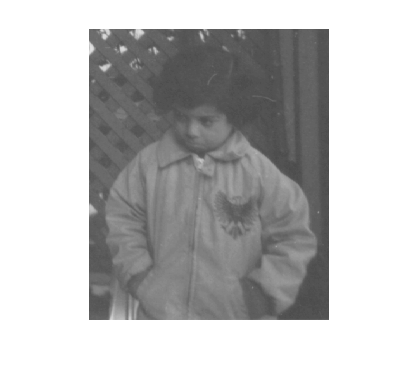
#> input picture foto.png, 420 x 384 px
$ python program.py
#> lines starting #> are read from the running program, lines starting #| are printed output that depends on the picture
import cv2
import numpy as np
import math
import matplotlib.pyplot as plt

foto = cv2.imread("foto.png")
#> foto is the input picture: shape (384, 420, 3); min 74, max 255, mean 192.3

s = foto.shape # fotonun satır-sütun boyutlarını döndürür
#> s = (384, 420, 3)
def Hist(image): #histogram dönüştürücü fonk.
    H = np.zeros(shape=(256,1))#256 sütun, her sütun 1 satırlı, tüm değerler sıfır
    s = foto.shape # fotonun satır-sütun boyutlarını döndürür
#> s = (384, 420, 3)
    for i in range(s[0]): # s[0]satır
        for j in range(s[1]): #s[1] sütun
            k = image[i,j]
            H[k,0] = H[k,0]+1
#> after the loop, H = 256 values, max 91440 at index 255, min 0 at index 0, mean 630
    return H

H = Hist(foto)
plt.plot(H)

x = H.reshape(1,256)
y = np.array([])
y = np.append(y,x[0,0])
#> y = [0]

for i in range(255):
    k = x[0,i+1]+y[i]
    y = np.append(y,k)
#> this loop made 255 passes
#> y on passes 1 to 3: [0, 0], [0, 0, 0], [0, 0, 0, 0]
#> after the loop, y = 256 values from 0 to 161280
y = np.round((y/(s[0]*s[1]))*255)
#> y = 256 values from 0 to 255

for i in range(s[0]):
    for j in range(s[1]):
        k = foto[i,j]
        foto[i,j] = y[k]
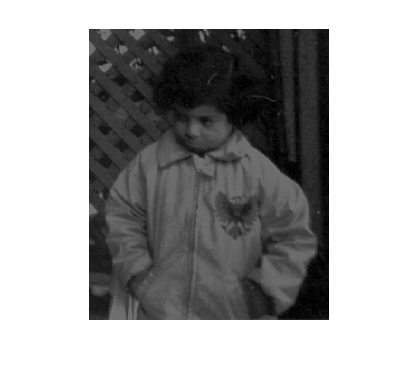
#> foto: shape (384, 420, 3); min 0, max 255, mean 169.1
equal = Hist(foto)
#> equal = 256 values, max 91440 at index 255, min 0 at index 2, mean 630
plt.plot(equal)
plt.show()
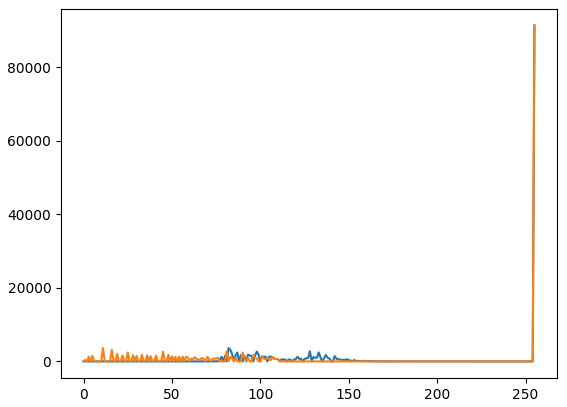
#> figure drawn by matplotlib, 1 panel; curve peaks at x = 255, y = 91440; curve peaks at x = 255, y = 91440
